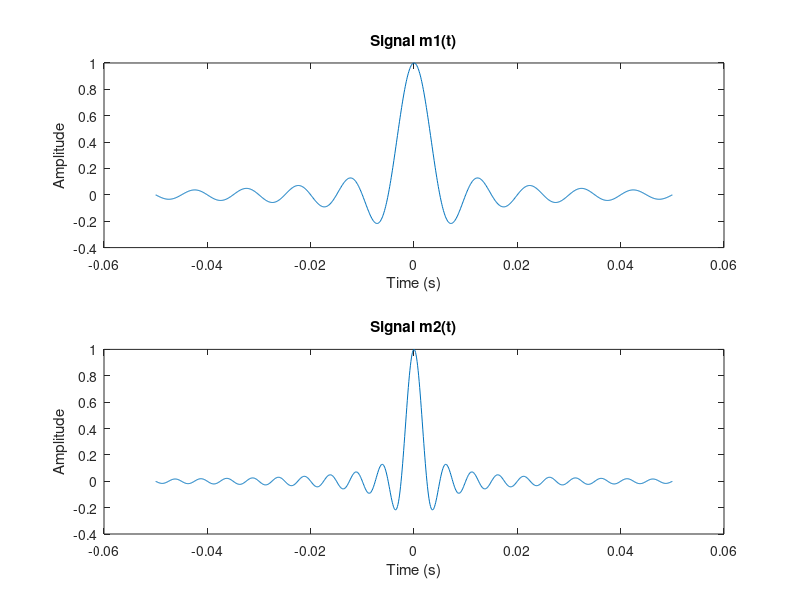

The MATLAB source for this figure:
% Parameters
f1 = 100;                % Frequency in Hz
t = -0.05:0.0001:0.05;   % Time axis

% Generate m1(t) and m2(t)
m1 = sinc(2*f1*t);
m2 = sinc(4*f1*t);

% Plot the signals
figure;
subplot(2,1,1);
plot(t, m1);
xlabel('Time (s)');
ylabel('Amplitude');
title('Signal m1(t)');
subplot(2,1,2);
plot(t, m2);
xlabel('Time (s)');
ylabel('Amplitude');
title('Signal m2(t)');
